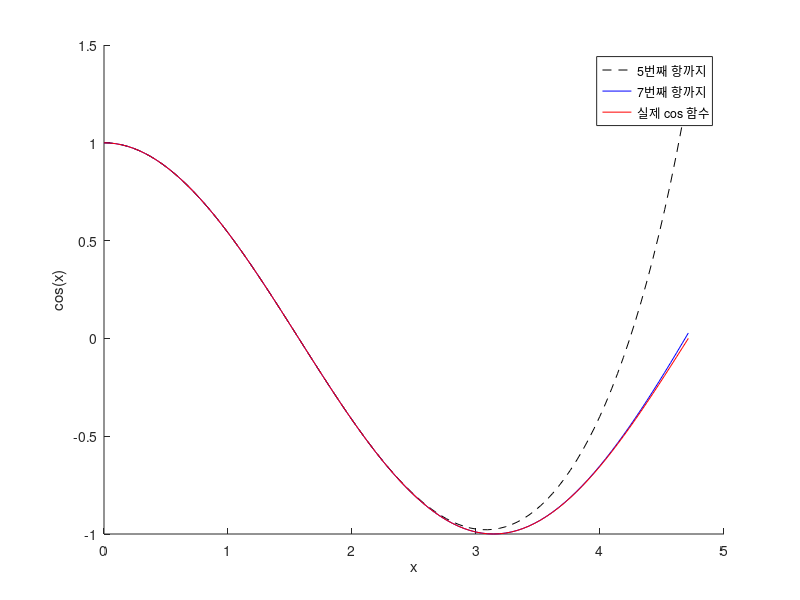

The MATLAB source for this figure:
% Prob. 2.15

% 그래프 여러개 그리기
hold on

% 그래프 축 설정
xlabel('x')
ylabel('cos(x)')

% x축
x = linspace(0, 3 / 2 * pi);

% 직접 5번째 항까지의 계산식을 작성해서 계산
y1 = 1 - (x .^ 2) / factorial(2) + (x .^ 4) / factorial(4) - (x .^ 6) / factorial(6) + (x .^ 8) / factorial(8);
% plot(x, y1, 'k--')

% 조금 더 유연한 방법
% 원리: arrayfun는 2번째 인자로 주어진 배열 각각의 값을 1번째 인자로 주어진 함수에 넣어 반환된 값을 배열로 반환함
%       @(x_i) 는 함수의 정의
%       sum은 배열 원소의 합을 반환하는 함수로, x_i에 대한 cos의 테일러 급수의 n번째 항의 배열을 입력으로 넣어줌
%       sum의 출력은 x_i에 대한 근사된 cos(x_i)
n = 0:4; % 숫자 간격은 1
y2 = arrayfun(@(x_i) sum(((-1) .^ n ./ factorial(2 * n)) .* (x_i .^ (2 * n))), x);
plot(x, y2, 'k--')

% n을 늘리면 원래의 cos 값과 더 가까운 값을 구할 수 있음
% 7번째 항까지 계산 했을 때,
n = 0:6;
y3 = arrayfun(@(x_i) sum(((-1) .^ n ./ factorial(2 * n)) .* (x_i .^ (2 * n))), x);
plot(x, y3, 'b')

% 원래의 cos 그래프
y = cos(x);
plot(x, y, 'r')

% 그래프의 범례 추가
legend('5번째 항까지','7번째 항까지', '실제 cos 함수')

hold off
